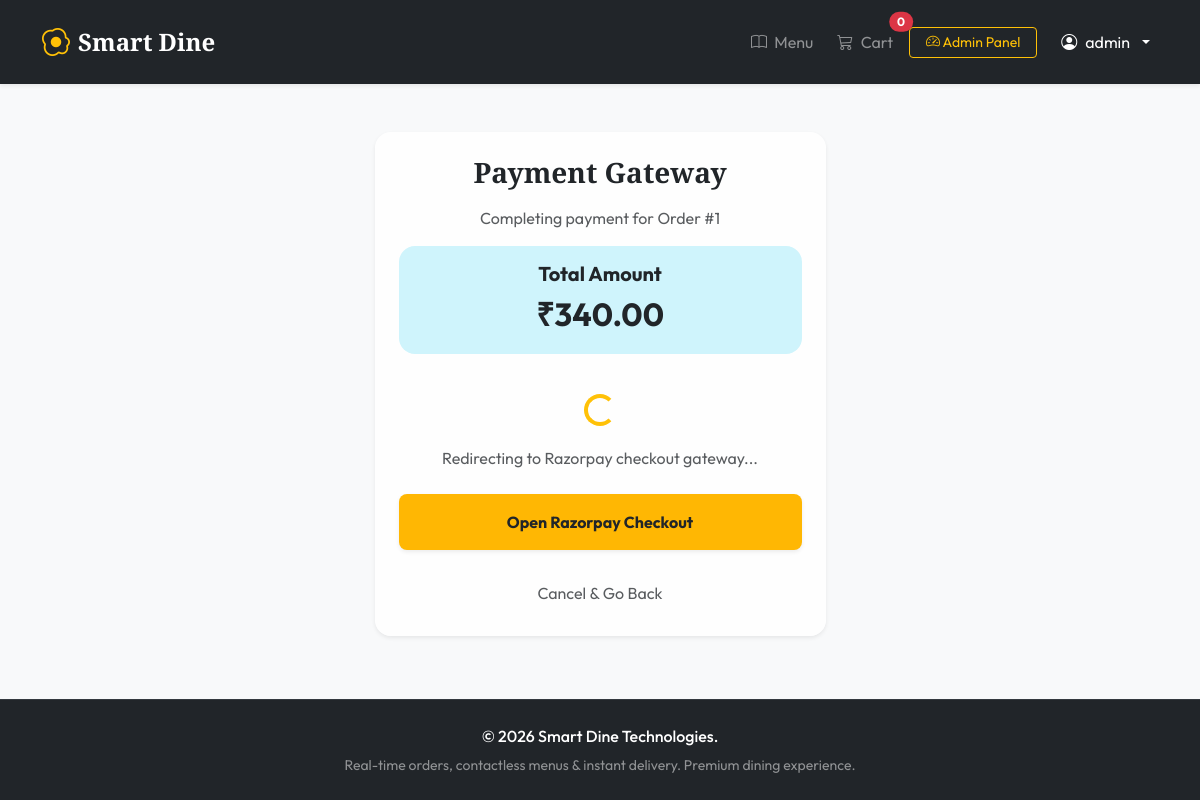
Page /payments/checkout/1/ (signed in) on the committed database.
### apps/accounts/models.py (models this page shows, shortened)
class CustomUser(AbstractUser):
    ROLE_CHOICES = [
        ('customer', 'Customer'),
        ('admin', 'Admin'),
        ('chef', 'Chef'),
        ('waiter', 'Waiter'),
    ]
    role = models.CharField(max_length=20, choices=ROLE_CHOICES, default='customer')
    phone = models.CharField(max_length=15, blank=True)
    table_number = models.IntegerField(null=True, blank=True)

### apps/orders/models.py (models this page shows, shortened)
class Order(models.Model):
    STATUS_CHOICES = [
        ('pending', 'Pending'),
        ('confirmed', 'Confirmed'),
        ('preparing', 'Preparing'),
        ('ready', 'Ready'),
        ('delivered', 'Delivered'),
        ('cancelled', 'Cancelled'),
    ]
    PAYMENT_STATUS = [
        ('unpaid', 'Unpaid'),
        ('paid', 'Paid'),
        ('refunded', 'Refunded'),
    ]
    customer = models.ForeignKey(
        settings.AUTH_USER_MODEL,
        on_delete=models.SET_NULL,
        null=True,
        blank=True,
        related_name='orders'
    )
    customer_name = models.CharField(max_length=100, blank=True)  # Used for Guest checkout
    table_number = models.IntegerField()
    status = models.CharField(max_length=20, choices=STATUS_CHOICES, default='pending')
    payment_status = models.CharField(max_length=20, choices=PAYMENT_STATUS, default='unpaid')
    payment_method = models.CharField(max_length=30, blank=True)
    total_amount = models.DecimalField(max_digits=10, decimal_places=2, default=0)
    special_instructions = models.TextField(blank=True)
    created_at = models.DateTimeField(auto_now_add=True)
    updated_at = models.DateTimeField(auto_now=True)
    class Meta:
        ordering = ['-created_at']

### apps/payments/views.py (the view)
# urls.py: path('checkout/<int:order_id>/', views.CheckoutView.as_view(), name='checkout'),
class CheckoutView(View):
    def get(self, request, order_id):
        order = get_object_or_404(Order, id=order_id)
        amount_in_paise = int(order.total_amount * 100)
        try:
            razorpay_order = razorpay_client.order.create({
                'amount': amount_in_paise,
                'currency': 'INR',
                'receipt': f'order_{order.id}',
                'payment_capture': 1,
            })
            razorpay_order_id = razorpay_order['id']
        except Exception as e:
            print(f"Razorpay Order creation failed: {e}")
            razorpay_order_id = f"order_mock_{order.id}"
        context = {
            'order': order,
            'amount': amount_in_paise,
            'razorpay_key': settings.RAZORPAY_KEY_ID,
            'razorpay_order_id': razorpay_order_id,
            'callback_url': f"{settings.BASE_URL}/payments/success/{order.id}/"
        }
        return render(request, 'payments/checkout.html', context)

### templates/payments/checkout.html (shortened to what this page needs)
{% extends 'base.html' %}
{% load static %}
{% block content %}
<div class="row justify-content-center py-4">
  <div class="col-md-6 col-lg-5">
    <div class="card card-premium p-4 border-0 shadow-sm text-center">
      <h3 class="font-playfair fw-bold mb-3 text-dark">Payment Gateway</h3>
      <p class="text-muted">Completing payment for Order #{{ order.id }}</p>
      <div class="alert alert-info py-3 mb-4 rounded-4 border-0">
        <h5 class="fw-bold mb-1 text-dark">Total Amount</h5>
        <span class="fs-2 fw-bold text-dark">₹{{ order.total_amount }}</span>
      </div>
      {% if "order_mock_" in razorpay_order_id %}
        <div class="bg-light p-4 rounded-4 border border-opacity-10 border-dark mb-3 text-start">
          <h6 class="fw-bold text-dark mb-2"><i class="bi bi-cpu text-warning me-1"></i> Sandbox Test Mode</h6>
          <p class="small text-muted mb-3">You are in local developer mode with mock/dummy keys. You can simulate a successful Razorpay payment below.</p>
          <form method="POST" action="{{ callback_url }}">
            {% csrf_token %}
            <input type="hidden" name="razorpay_order_id" value="{{ razorpay_order_id }}">
            <input type="hidden" name="razorpay_payment_id" value="pay_mock_12345abcde">
            <input type="hidden" name="razorpay_signature" value="sig_mock_12345abcde">
            <button type="submit" class="btn btn-success w-100 py-2.5 fw-bold text-white rounded-3">
              Simulate Successful Payment
            </button>
          </form>
        </div>
      {% else %}
        <div class="py-3">
          <div class="spinner-border text-warning mb-3" role="status"></div>
          <p class="text-muted mb-4">Redirecting to Razorpay checkout gateway...</p>
          <button id="rzp-button" class="btn btn-warning w-100 py-3 fw-bold text-dark rounded-3 shadow-sm">
            Open Razorpay Checkout
          </button>
        </div>
      {% endif %}
      <a href="{% url 'orders:cart' %}" class="btn btn-link text-decoration-none text-muted mt-2">
        Cancel & Go Back
      </a>
    </div>
  </div>
</div>
{% endblock %}

### templates/base.html (shortened to what this page needs)
{% load static %}
<!DOCTYPE html>
<html lang="en">
<head>
  <link href="https://cdn.jsdelivr.net/npm/bootstrap@5.3.0/dist/css/bootstrap.min.css" rel="stylesheet">
  <link href="https://cdn.jsdelivr.net/npm/bootstrap-icons@1.11.0/font/bootstrap-icons.css" rel="stylesheet">
  <link rel="stylesheet" href="{% static 'css/custom.css' %}">
</head>
<body class="bg-light">
  <div id="toast-container" class="toast-container position-fixed bottom-0 end-0 p-3" style="z-index: 2000;"></div>
  <nav class="navbar navbar-expand-lg navbar-dark bg-dark sticky-top shadow-sm py-3">
    <div class="container">
      <a class="navbar-brand d-flex align-items-center" href="{% url 'menu:list' %}">
        <i class="bi bi-egg-fried text-warning me-2 fs-3"></i>
        <span class="font-playfair fw-bold text-white fs-4">Smart Dine</span>
      </a>
      <div class="collapse navbar-collapse" id="navbarContent">
        <ul class="navbar-nav ms-auto align-items-center gap-2 mt-3 mt-lg-0">
          <li class="nav-item">
            <a class="nav-link text-white-50" href="{% url 'menu:list' %}">
              <i class="bi bi-book me-1"></i> Menu
            </a>
          </li>
          <li class="nav-item">
            <a class="nav-link text-white-50 position-relative" href="{% url 'orders:cart' %}">
              <i class="bi bi-cart3 me-1"></i> Cart
              <span id="cart-count" class="position-absolute top-0 start-100 translate-middle badge rounded-pill bg-danger">
                {{ request.session.cart|length|default:0 }}
              </span>
            </a>
          </li>
          {% if user.is_authenticated %}
            {% if user.role == 'admin' %}
              <li class="nav-item">
                <a class="btn btn-outline-warning btn-sm px-3" href="{% url 'admin_dashboard:home' %}">
                  <i class="bi bi-speedometer2"></i> Admin Panel
                </a>
              </li>
            {% elif user.role == 'chef' %}
              <li class="nav-item">
                <a class="btn btn-outline-warning btn-sm px-3" href="{% url 'kitchen:dashboard' %}">
                  <i class="bi bi-fire"></i> Kitchen Panel
                </a>
              </li>
            {% elif user.role == 'waiter' %}
              <li class="nav-item">
                <a class="btn btn-outline-warning btn-sm px-3" href="{% url 'supplier:dashboard' %}">
                  <i class="bi bi-bell"></i> Waiter Queue
                </a>
              </li>
            {% endif %}
            <li class="nav-item dropdown ms-lg-2">
              <a class="nav-link dropdown-toggle text-white d-flex align-items-center gap-2" href="#" role="button" data-bs-toggle="dropdown">
                <i class="bi bi-person-circle"></i> {{ user.username }}
              </a>
            </li>
          {% else %}
            <li class="nav-item">
              <a class="btn btn-warning btn-sm px-3 text-dark fw-medium" href="{% url 'accounts:login' %}">
                <i class="bi bi-box-arrow-in-right"></i> Staff / Login
              </a>
            </li>
          {% endif %}
        </ul>
      </div>
    </div>
  </nav>
  <main class="py-4">
    <div class="container">
      {% block content %}{% endblock %}
    </div>
  </main>
  <footer class="bg-dark text-white-50 py-4 mt-auto border-top border-secondary border-opacity-25">
    <div class="container text-center">
      <p class="mb-1 fw-medium text-white">&copy; 2026 Smart Dine Technologies.</p>
      <small>Real-time orders, contactless menus & instant delivery. Premium dining experience.</small>
    </div>
  </footer>
</body>
</html>

### static/css/custom.css (style rules this page uses)
body { font-family: 'Outfit', sans-serif; color: #2b2b2b; display: flex; flex-direction: column; min-height: 100vh; }
.font-playfair { font-family: 'Playfair Display', serif; }
.card-premium { background: rgba(255, 255, 255, 0.9); border: 1px solid rgba(224, 224, 224, 0.6); border-radius: 16px; box-shadow: 0 8px 30px rgba(0, 0, 0, 0.04); transition: transform 0.3s cubic-bezier(0.165, 0.84, 0.44, 1), box-shadow 0.3s ease; }
.btn-warning { background: #ffb703; border: none; border-radius: 8px; padding: 10px 20px; font-weight: 600; }

### rows in the picture
CustomUser: username "admin"
Order: id "1", total_amount "340.00"

### other values in the picture
{{ request.session.cart|length|default:0 }} "0"
